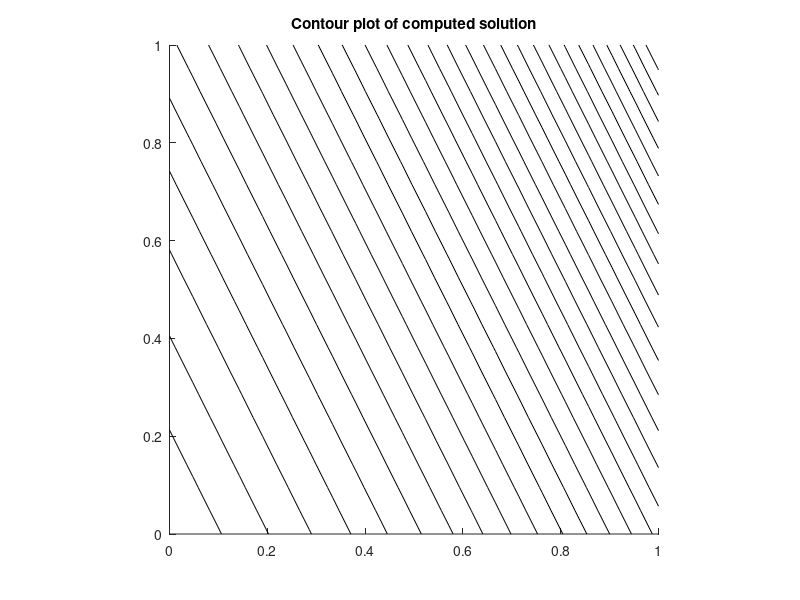

Here is the MATLAB script that generated this plot:
% poisson2.m  -- solve the Poisson problem u_{xx} + u_{yy} = f(x,y)
% on [a,b] x [a,b].  
% 
% The 5-point Laplacian is used at interior grid points.
% This system of equations is then solved using backslash.
% 
% From  http://www.amath.washington.edu/~rjl/fdmbook/chapter3  (2007)
clearvars,close all

a = 0; 
b = 1; 
m = 20;
h = (b-a)/(m+1);
x = linspace(a,b,m+2);   % grid points x including boundaries
y = linspace(a,b,m+2);   % grid points y including boundaries


[X,Y] = meshgrid(x,y);      % 2d arrays of x,y values
X = X';                     % transpose so that X(i,j),Y(i,j) are
Y = Y';                     % coordinates of (i,j) point

Iint = 2:m+1;              % indices of interior points in x
Jint = 2:m+1;              % indices of interior points in y
Xint = X(Iint,Jint);       % interior points
Yint = Y(Iint,Jint);

f = @(x,y) 1.25*exp(x+y/2);         % f(x,y) function

rhs = f(Xint,Yint);        % evaluate f at interior points for right hand side
                           % rhs is modified below for boundary conditions.

utrue = exp(X+Y/2);        % true solution for test problem

% set boundary conditions around edges of usoln array:

usoln = utrue;              % use true solution for this test problem
                            % This sets full array, but only boundary values
                            % are used below.  For a problem where utrue
                            % is not known, would have to set each edge of
                            % usoln to the desired Dirichlet boundary values.


% adjust the rhs to include boundary terms:
rhs(:,1) = rhs(:,1) - usoln(Iint,1)/h^2;
rhs(:,m) = rhs(:,m) - usoln(Iint,m+2)/h^2;
rhs(1,:) = rhs(1,:) - usoln(1,Jint)/h^2;
rhs(m,:) = rhs(m,:) - usoln(m+2,Jint)/h^2;


% convert the 2d grid function rhs into a column vector for rhs of system:
F = reshape(rhs,m*m,1); % Can also use F = rhs(:);

% form matrix A:
I = speye(m);
e = ones(m,1);
T = spdiags([e -4*e e],[-1 0 1],m,m);
S = spdiags([e e],[-1 1],m,m);
A = (kron(I,T) + kron(S,I)) / h^2;


% Solve the linear system:
uvec = A\F;  

% reshape vector solution uvec as a grid function and 
% insert this interior solution into usoln for plotting purposes:
% (recall boundary conditions in usoln are already set) 

usoln(Iint,Jint) = reshape(uvec,m,m);

% assuming true solution is known and stored in utrue:
err = max(max(abs(usoln-utrue)));   
fprintf('Error relative to true solution of PDE = %10.3e \n',err)

% plot results:

clf
hold on

% plot grid:
% plot(X,Y,'g');  plot(X',Y','g')

% plot solution:
contour(X,Y,usoln,30,'k')

axis([a b a b])
daspect([1 1 1])
title('Contour plot of computed solution')
hold off
